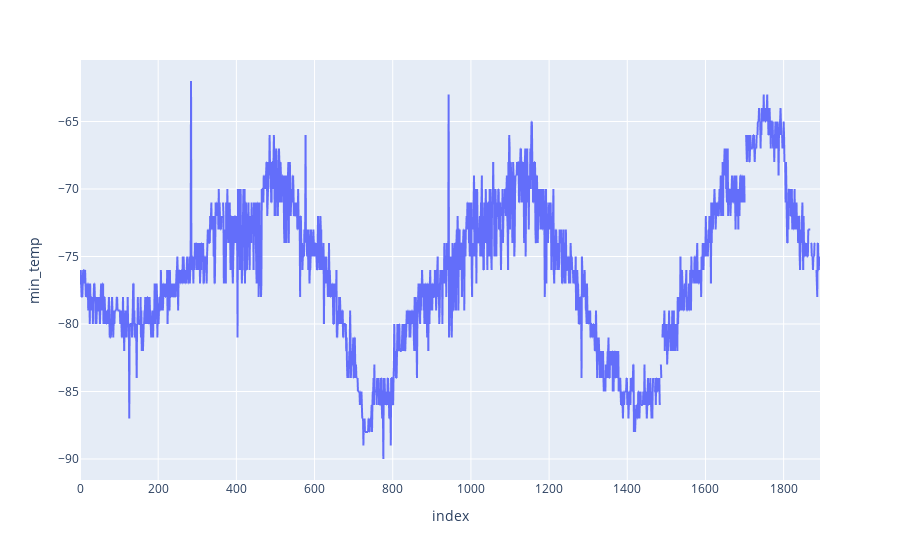

The notebook cell this image was saved under:
### Code cell
# Plot a line chart the daily minimum temp
# note: you do not need to modify the dataframe
# use the original one you loaded at the beginning of the milestone.
px.line(nasa, y='min_temp')

### Figure 1 — Plotly figure (JSON) as saved in the notebook; plotly's stock layout.template omitted (floating-point values rounded to 4 significant figures; data arrays with more than 128 entries replaced by an {"elided": "..."} marker saying what was removed)
{"data": [{"hovertemplate": "index=%{x}<br>min_temp=%{y}<extra></extra>", "legendgroup": "", "line": {"color": "#636efa", "dash": "solid"}, "marker": {"symbol": "circle"}, "mode": "lines", "name": "", "showlegend": false, "type": "scattergl", "x": {"elided": "1894 int values"}, "xaxis": "x", "y": {"elided": "1894 int values"}, "yaxis": "y"}], "layout": {"autosize": true, "legend": {"tracegroupgap": 0}, "margin": {"t": 60}, "xaxis": {"anchor": "y", "autorange": true, "domain": [0, 1], "range": [0, 1893], "title": {"text": "index"}, "type": "linear"}, "yaxis": {"anchor": "x", "autorange": true, "domain": [0, 1], "range": [-91.56, -60.44], "title": {"text": "min_temp"}, "type": "linear"}}}
